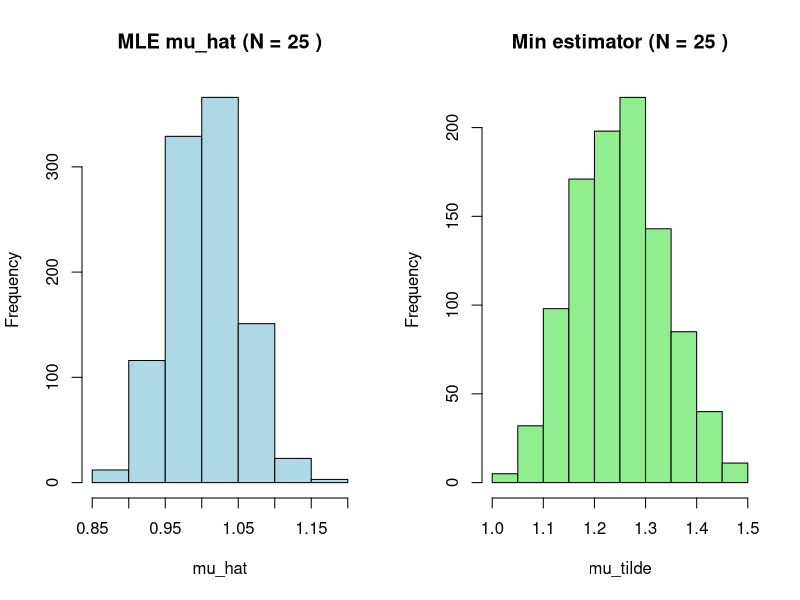
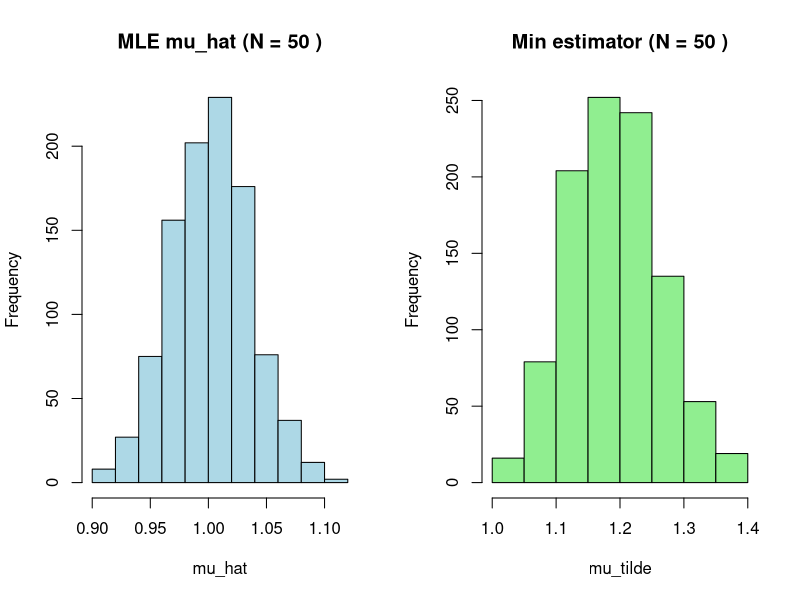
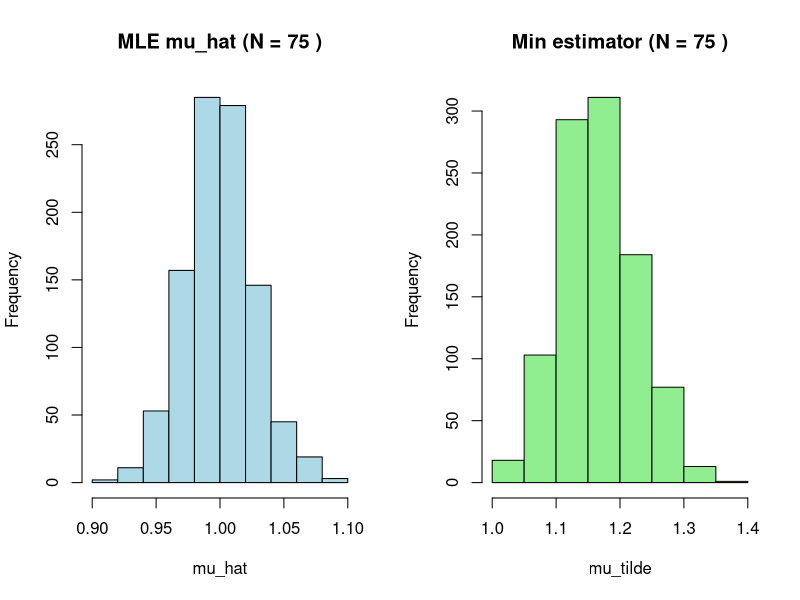
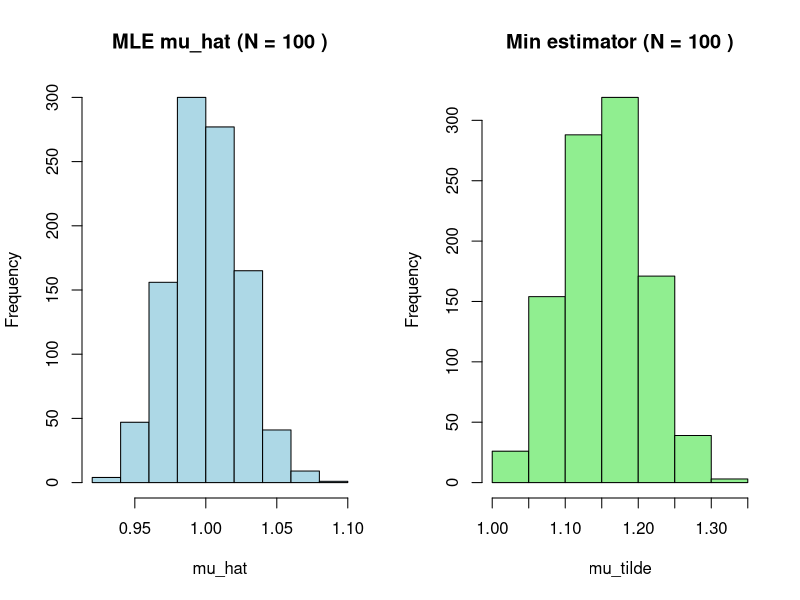
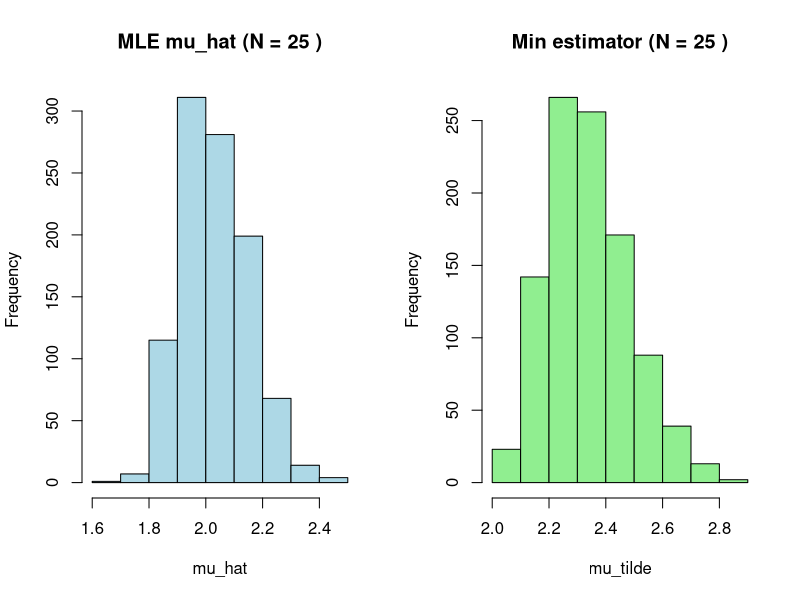
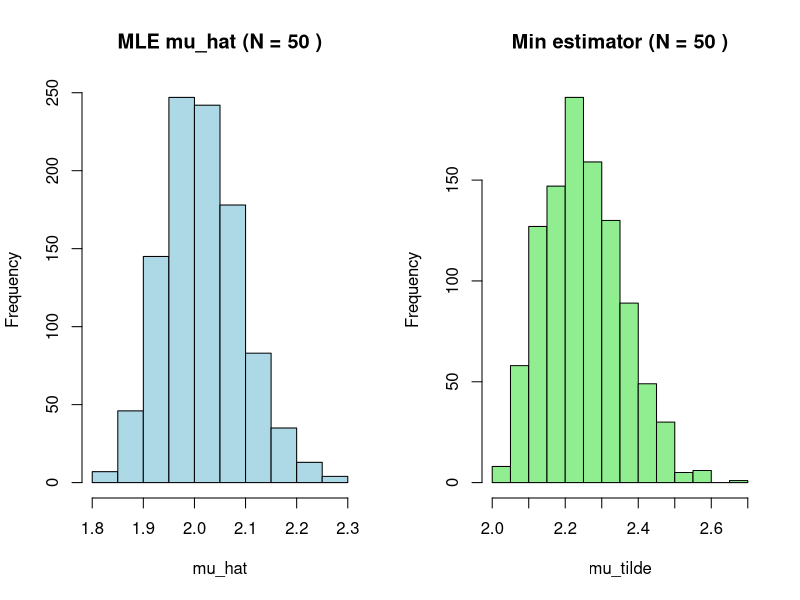
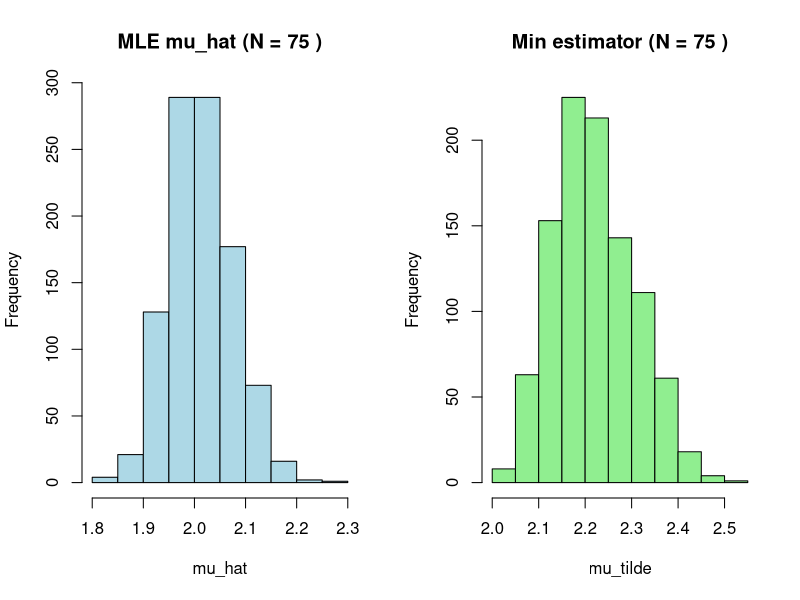
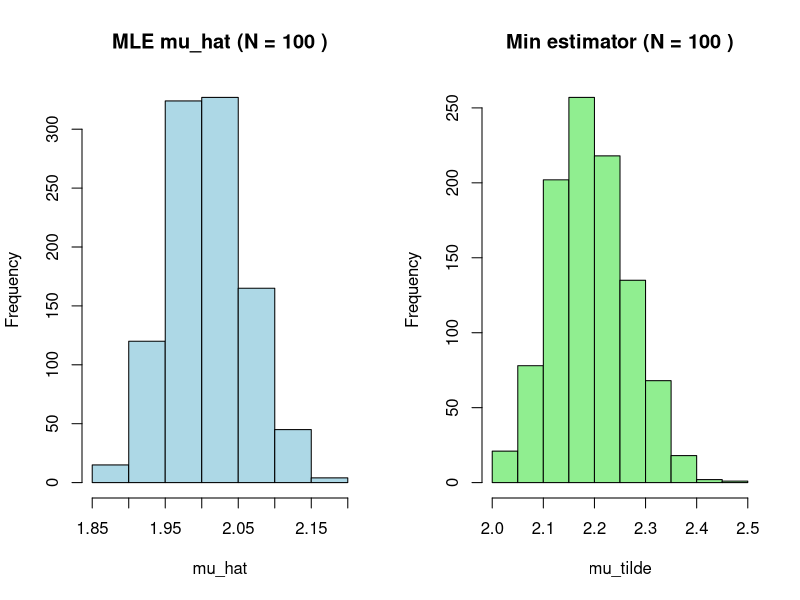

These figures' R source, in order:
#####sol 2

set.seed(123)

# --------- Sample generator ----------
r_custom2 <- function(n, mu) {
  y <- rweibull(n, shape = 3, scale = (1/2)^(1/3))
  mu + y
}

# --------- Log-likelihood ----------
loglik2 <- function(mu, x) {
  if (mu >= min(x)) return(-Inf)
  sum(log(6) + 2*log(x - mu) - 2*(x - mu)^3)
}

# --------- MLE ----------
mle_mu2 <- function(x) {
  optimize(function(mu) -loglik2(mu, x),
           interval = c(min(x) - 1, min(x) - 1e-6))$minimum
}

# --------- Simulation ----------
run_sim2 <- function(N, mu_true = 1, reps = 1000) {
  
  mu_hat <- numeric(reps)
  mu_tilde <- numeric(reps)
  
  for (i in 1:reps) {
    x <- r_custom2(N, mu_true)
    
    mu_hat[i] <- mle_mu2(x)
    mu_tilde[i] <- min(x)
  }
  
  # Histograms
  par(mfrow = c(1,2))
  hist(mu_hat, main = paste("MLE mu_hat (N =", N, ")"),
       col = "lightblue", xlab = "mu_hat")
  hist(mu_tilde, main = paste("Min estimator (N =", N, ")"),
       col = "lightgreen", xlab = "mu_tilde")
  
  list(
    avg_hat = mean(mu_hat),
    avg_tilde = mean(mu_tilde),
    mse_hat = mean((mu_hat - mu_true)^2),
    mse_tilde = mean((mu_tilde - mu_true)^2)
  )
}

res2_25  <- run_sim2(25)
res2_50  <- run_sim2(50)
res2_75  <- run_sim2(75)
res2_100 <- run_sim2(100)

######### sol 3

set.seed(123)

# --------- Sample generator ----------
r_custom3 <- function(n, mu) {
  y <- rgamma(n, shape = 3, rate = 2)
  mu + y
}

# --------- Log-likelihood ----------
loglik3 <- function(mu, x) {
  if (mu >= min(x)) return(-Inf)
  sum(log(4) + 2*log(x - mu) - 2*(x - mu))
}

# --------- MLE ----------
mle_mu3 <- function(x) {
  optimize(function(mu) -loglik3(mu, x),
           interval = c(min(x) - 5, min(x) - 1e-6))$minimum
}

# --------- Simulation ----------
run_sim3 <- function(N, mu_true = 2, reps = 1000) {
  
  mu_hat <- numeric(reps)
  mu_tilde <- numeric(reps)
  
  for (i in 1:reps) {
    x <- r_custom3(N, mu_true)
    
    mu_hat[i] <- mle_mu3(x)
    mu_tilde[i] <- min(x)
  }
  
  # Histograms
  par(mfrow = c(1,2))
  hist(mu_hat, main = paste("MLE mu_hat (N =", N, ")"),
       col = "lightblue", xlab = "mu_hat")
  hist(mu_tilde, main = paste("Min estimator (N =", N, ")"),
       col = "lightgreen", xlab = "mu_tilde")
  
  list(
    avg_hat = mean(mu_hat),
    avg_tilde = mean(mu_tilde),
    mse_hat = mean((mu_hat - mu_true)^2),
    mse_tilde = mean((mu_tilde - mu_true)^2)
  )
}

res3_25  <- run_sim3(25)
res3_50  <- run_sim3(50)
res3_75  <- run_sim3(75)
res3_100 <- run_sim3(100)

####sol 4

set.seed(123)

# --------- Sample generator ----------
r_custom4 <- function(n, alpha, lambda) {
  rweibull(n, shape = alpha, scale = (1/lambda)^(1/alpha))
}

# --------- Newton-Raphson ----------
nr_alpha <- function(x, alpha_init = 1.8, tol = 1e-6, max_iter = 100) {
  
  alpha <- alpha_init
  
  for (i in 1:max_iter) {
    
    A <- sum(x^alpha)
    B <- sum(x^alpha * log(x))
    C <- sum(x^alpha * (log(x))^2)
    
    g  <- 1/alpha + mean(log(x)) - B/A
    g_prime <- -1/alpha^2 - (C*A - B^2)/(A^2)
    
    alpha_new <- alpha - g/g_prime
    
    if (abs(alpha_new - alpha) < tol) break
    alpha <- alpha_new
  }
  
  return(alpha)
}

# --------- MLE ----------
mle_weibull_nr <- function(x) {
  alpha_hat <- nr_alpha(x)
  lambda_hat <- length(x) / sum(x^alpha_hat)
  list(alpha = alpha_hat, lambda = lambda_hat)
}

# --------- Simulation ----------
run_sim4 <- function(N, alpha_true = 2, lambda_true = 1, reps = 1000) {
  
  alpha_hat <- numeric(reps)
  lambda_hat <- numeric(reps)
  
  for (i in 1:reps) {
    x <- r_custom4(N, alpha_true, lambda_true)
    
    est <- mle_weibull_nr(x)
    alpha_hat[i] <- est$alpha
    lambda_hat[i] <- est$lambda
  }
  
  # Histograms
  par(mfrow = c(1,2))
  hist(alpha_hat, main = paste("alpha_hat (N =", N, ")"),
       col = "lightblue", xlab = "alpha")
  hist(lambda_hat, main = paste("lambda_hat (N =", N, ")"),
       col = "lightgreen", xlab = "lambda")
  
  list(
    avg_alpha = mean(alpha_hat),
    avg_lambda = mean(lambda_hat),
    mse_alpha = mean((alpha_hat - alpha_true)^2),
    mse_lambda = mean((lambda_hat - lambda_true)^2)
  )
}

res4_25  <- run_sim4(25)
res4_50  <- run_sim4(50)
res4_75  <- run_sim4(75)
res4_100 <- run_sim4(100)

###sol 5

set.seed(123)

# --------- Function g(alpha) ----------
g_alpha <- function(alpha, x) {
  A <- sum(x^alpha)
  B <- sum(x^alpha * log(x))
  1/alpha + mean(log(x)) - B/A
}

# --------- Bisection ----------
bisection_alpha <- function(x, lower = 0.5, upper = 5, tol = 1e-6, max_iter = 100) {
  
  g_low <- g_alpha(lower, x)
  g_up  <- g_alpha(upper, x)
  
  # Adjust if needed
  if (g_low * g_up > 0) {
    lower <- 0.1
    upper <- 10
  }
  
  for (i in 1:max_iter) {
    mid <- (lower + upper) / 2
    g_mid <- g_alpha(mid, x)
    
    if (abs(g_mid) < tol) break
    
    if (g_low * g_mid < 0) {
      upper <- mid
    } else {
      lower <- mid
      g_low <- g_mid
    }
  }
  
  return((lower + upper)/2)
}

# --------- MLE ----------
mle_weibull_bisect <- function(x) {
  alpha_hat <- bisection_alpha(x)
  lambda_hat <- length(x) / sum(x^alpha_hat)
  list(alpha = alpha_hat, lambda = lambda_hat)
}

# --------- Simulation ----------
run_sim5 <- function(N, alpha_true = 2, lambda_true = 1, reps = 1000) {
  
  alpha_hat <- numeric(reps)
  lambda_hat <- numeric(reps)
  
  for (i in 1:reps) {
    x <- rweibull(N, shape = alpha_true, scale = (1/lambda_true)^(1/alpha_true))
    
    est <- mle_weibull_bisect(x)
    alpha_hat[i] <- est$alpha
    lambda_hat[i] <- est$lambda
  }
  
  # Histograms
  par(mfrow = c(1,2))
  hist(alpha_hat, main = paste("alpha_hat (N =", N, ")"),
       col = "lightblue", xlab = "alpha")
  hist(lambda_hat, main = paste("lambda_hat (N =", N, ")"),
       col = "lightgreen", xlab = "lambda")
  
  list(
    avg_alpha = mean(alpha_hat),
    avg_lambda = mean(lambda_hat),
    mse_alpha = mean((alpha_hat - alpha_true)^2),
    mse_lambda = mean((lambda_hat - lambda_true)^2)
  )
}

res5_25  <- run_sim5(25)
res5_50  <- run_sim5(50)
res5_75  <- run_sim5(75)
res5_100 <- run_sim5(100)
